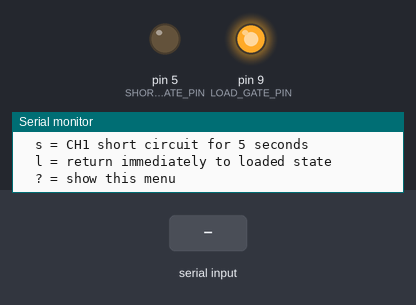
This sketch was run on a simulated Arduino Uno, built with avr-gcc and run on an emulated ATmega328P. On the bench: output pins drawn as LEDs (lit = HIGH), the last lines printed to the serial monitor. The inputs (shaded band) are chosen by the test bench.

Above: at 1.3 s.
1.4 s: "o" received over Serial
At 2.3 s:
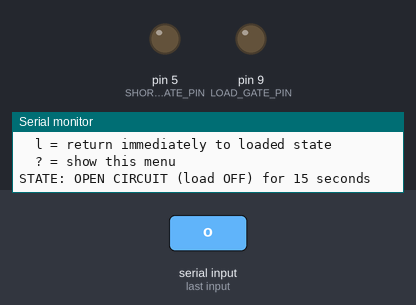
2.9 s: "s" received over Serial
At 3.8 s:
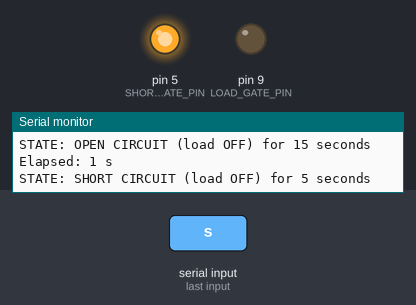
4.4 s: "O" received over Serial
At 5.6 s:
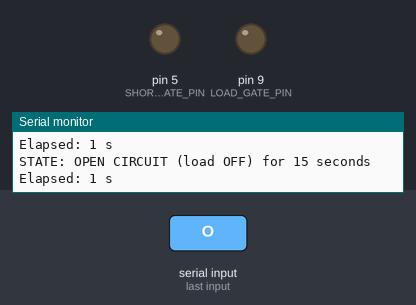
5.9 s: "S" received over Serial
At 11.5 s:
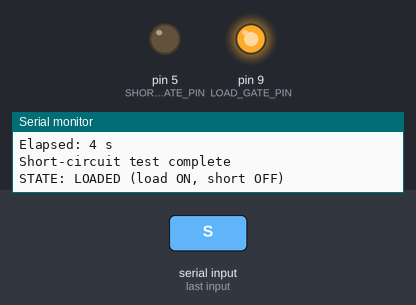
Timing chart, 0 to 12.4 s (numbered marks = the images above; inputs shaded):
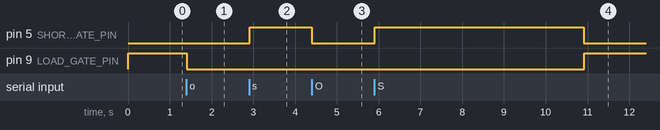

Measured:
- after the input at 1.4 s, pin 9 (LOAD_GATE_PIN): HIGH → LOW at once
- after the input at 2.9 s, pin 5 (SHORT_GATE_PIN): LOW → HIGH at once
- after the input at 4.4 s, pin 5 (SHORT_GATE_PIN): HIGH → LOW at once
- after the input at 5.9 s, pin 5 (SHORT_GATE_PIN): LOW → HIGH at once, → LOW 5.0 s later; pin 9 (LOAD_GATE_PIN): LOW → HIGH after 5.0 s

The sketch:

MOSFET_CH1_Test.ino
```cpp
// Interactive test for the CH1 load and short-circuit MOSFETs.
// This sketch does not initialize the INA219, LCD, RTC, or SD card.

const uint8_t SHORT_GATE_PIN = 5; // CH1 parallel short-circuit MOSFET
const uint8_t LOAD_GATE_PIN  = 9; // CH1 series load MOSFET

const unsigned long OPEN_CIRCUIT_TEST_MS  = 15000; // 15 seconds
const unsigned long SHORT_CIRCUIT_TEST_MS = 5000;  // 5 seconds maximum
const unsigned long MOSFET_DEAD_TIME_MS    = 10;    // break-before-make delay

enum TestState : uint8_t {
  LOADED,
  OPEN_CIRCUIT,
  SHORT_CIRCUIT
};

TestState state = LOADED;
unsigned long stateStartedAt = 0;
unsigned long lastCountdownAt = 0;

void printMenu()
{
  Serial.println(F("Commands:"));
  Serial.println(F("  o = CH1 open circuit for 15 seconds"));
  Serial.println(F("  s = CH1 short circuit for 5 seconds"));
  Serial.println(F("  l = return immediately to loaded state"));
  Serial.println(F("  ? = show this menu"));
}

void enterLoadedState()
{
  // Always remove the short before reconnecting the load.
  digitalWrite(SHORT_GATE_PIN, LOW);
  delay(MOSFET_DEAD_TIME_MS);
  digitalWrite(LOAD_GATE_PIN, HIGH);
  state = LOADED;
  Serial.println(F("STATE: LOADED (load ON, short OFF)"));
}

void enterOpenCircuitState()
{
  // The series MOSFET must be OFF to disconnect the load.
  digitalWrite(SHORT_GATE_PIN, LOW);
  digitalWrite(LOAD_GATE_PIN, LOW);
  state = OPEN_CIRCUIT;
  stateStartedAt = millis();
  lastCountdownAt = stateStartedAt;
  Serial.println(F("STATE: OPEN CIRCUIT (load OFF) for 15 seconds"));
}

void enterShortCircuitState()
{
  // Disconnect the load first so panel current can flow only through
  // the parallel short-circuit MOSFET during this test.
  digitalWrite(SHORT_GATE_PIN, LOW);
  digitalWrite(LOAD_GATE_PIN, LOW);
  delay(MOSFET_DEAD_TIME_MS);
  digitalWrite(SHORT_GATE_PIN, HIGH);
  state = SHORT_CIRCUIT;
  stateStartedAt = millis();
  lastCountdownAt = stateStartedAt;
  Serial.println(F("STATE: SHORT CIRCUIT (load OFF) for 5 seconds"));
}

void setup()
{
  Serial.begin(9600);

  // Establish safe output levels before changing the pin modes.
  digitalWrite(SHORT_GATE_PIN, LOW);
  pinMode(SHORT_GATE_PIN, OUTPUT);
  digitalWrite(LOAD_GATE_PIN, HIGH);
  pinMode(LOAD_GATE_PIN, OUTPUT);

  Serial.println(F("CH1 MOSFET test"));
  enterLoadedState();
  printMenu();
}

void loop()
{
  while (Serial.available() > 0) {
    char command = Serial.read();

    if (command == 'o' || command == 'O') {
      enterOpenCircuitState();
    } else if (command == 's' || command == 'S') {
      enterShortCircuitState();
    } else if (command == 'l' || command == 'L') {
      enterLoadedState();
    } else if (command == '?') {
      printMenu();
    }
  }

  if (state == OPEN_CIRCUIT &&
      millis() - stateStartedAt >= OPEN_CIRCUIT_TEST_MS) {
    Serial.println(F("Open-circuit test complete"));
    enterLoadedState();
  } else if (state == SHORT_CIRCUIT &&
             millis() - stateStartedAt >= SHORT_CIRCUIT_TEST_MS) {
    Serial.println(F("Short-circuit test complete"));
    enterLoadedState();
  }

  if (state != LOADED && millis() - lastCountdownAt >= 1000) {
    lastCountdownAt += 1000;
    Serial.print(F("Elapsed: "));
    Serial.print((millis() - stateStartedAt) / 1000);
    Serial.println(F(" s"));
  }
}
```
